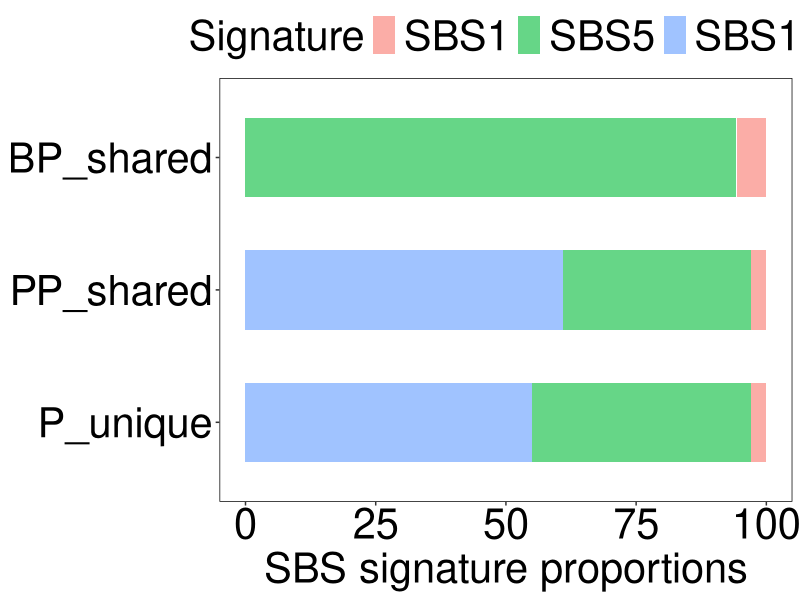

This chart was generated by the following R code:
library(tidyverse)
library(ggplot2)
library(patchwork)

data <- read.csv("decomposition_profile.csv")

tidy_data <- data %>%
  mutate(Signatures = str_split(Global.NMF.Signatures, " & ")) %>%
  unnest(Signatures) %>%
  mutate(Signature = str_extract(Signatures, "Subs-[0-9]+"), 
         Signature = str_replace(Signature, "Subs-0?", "SBS"),
         Percentage = as.numeric(str_extract(Signatures, "\\d+\\.\\d+")),
         Sample = str_extract(Sample.Names, "(?<=Sample ).*")) %>% 
  select(Sample, Signature, Percentage)

sample_order <- c( "P_unique", "PP_shared","BP_shared")
tidy_data <- tidy_data %>%
  mutate(Sample = factor(Sample, levels = sample_order))
tidy_data$Signature <- factor(tidy_data$Signature, levels = c("SBS1", "SBS5", "SBS18"))

pic1 <- ggplot(tidy_data, aes(x = Sample, y = Percentage, fill = Signature)) +
    geom_bar(stat = "identity", position = "stack", alpha = 0.6, width = 0.6) +
    theme_bw()+
    labs(y = "SBS signature proportions",fill = "Signature",x=NULL) +
    theme(legend.position = "top",panel.grid = element_blank(),text = element_text(size = 30),axis.text = element_text(size = 30,color = "black"),legend.text = element_text(size = 30,color = "black"),panel.border = element_rect(color = "black"))+ coord_flip()
